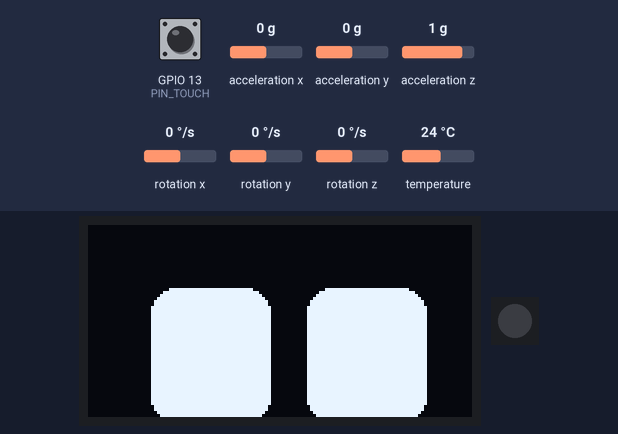
The sketch below on a simulated ESP32. Shown: 128×64 one-colour display, 1 RGB LEDs in strip order, left to right. The inputs (shaded band) are chosen by the test bench; at power-on: acceleration z 1 g, GPIO 13 (PIN_TOUCH) HIGH, acceleration x 0 g, acceleration y 0 g, rotation x 0 °/s, rotation y 0 °/s, rotation z 0 °/s, temperature 24 °C. Random numbers use the default seed unless the sketch sets one.

Above: at 2.7 s.
2.8 s: acceleration z set to -1.4 g
At 4.8 s:
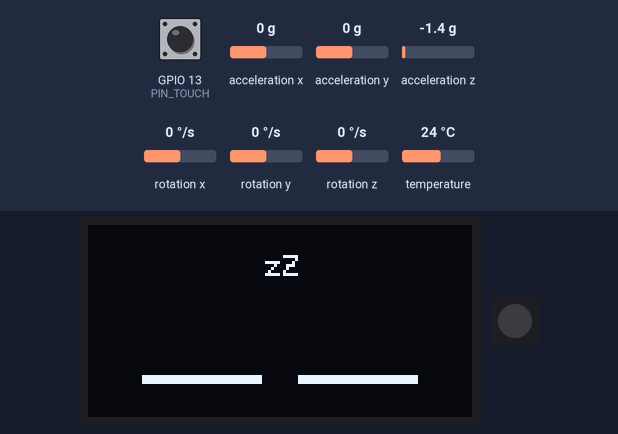
5.8 s: GPIO 13 (PIN_TOUCH) pulled LOW for 3.2 s
At 6.5 s:
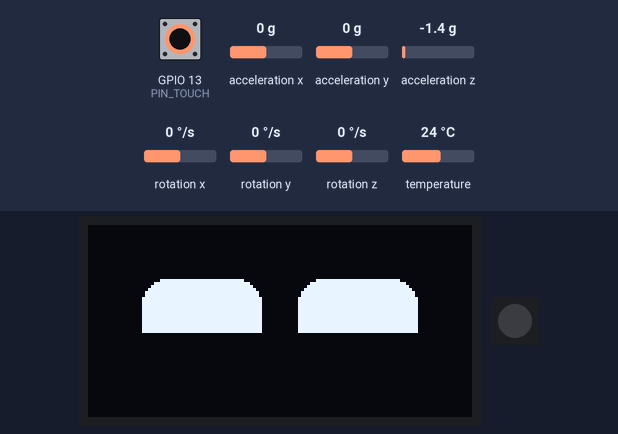
12.0 s: acceleration x set to -1.4 g
At 12.19 s:
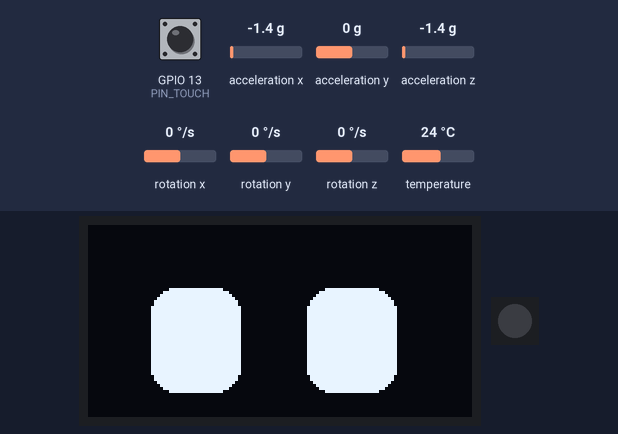
13.5 s: GPIO 13 (PIN_TOUCH) pulled LOW for 1 s
At 15.24 s:
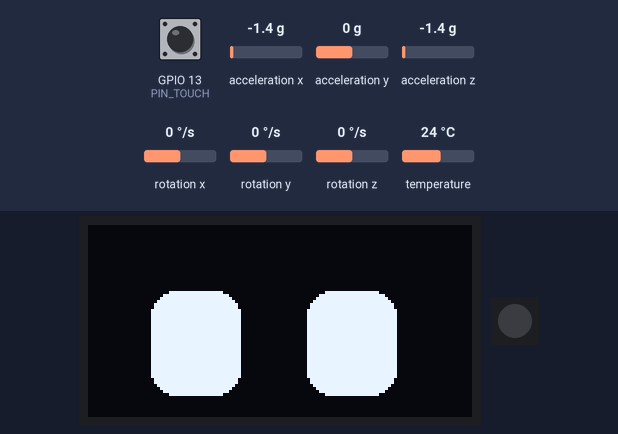
Timing chart, 0 to 16.1 s (numbered marks = the images above; inputs shaded):
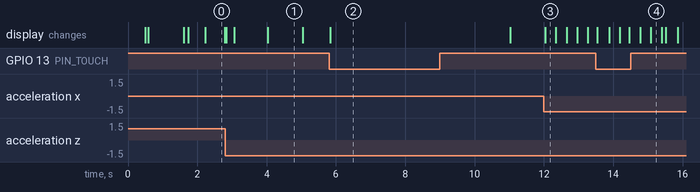

Measured:
- what the display in image 0 shows lasts 0.6 s, from 2.2 s to 2.8 s
- what the display in image 1 shows lasts 1.0 s, from 4.0 s to 5.0 s

The sketch:

Harv_v2.ino
```cpp
#include "MotionSensor.h"
#include "Display.h"
#include "NeoPixelFX.h"
#include "StateMachine.h"

// --- PIN DEFINITIONS ---
#define PIN_LED     16
#define PIN_TOUCH   13

// --- MODULES ---
MotionSensor  ears;
Display       face;
NeoPixelFX    eye(PIN_LED, 1);
StateMachine  brain;

void setup() {
  Serial.begin(115200);

  // POWER STABILIZATION DELAY
  delay(500);

  ears.begin();
  face.begin();
  eye.begin();

  // Touch setup (Using empty ISR)
  touchAttachInterrupt(PIN_TOUCH, []{}, 40);

  face.showBootScreen();
  delay(1000);
}

void loop() {
  // 1. SENSE
  ears.update();

  bool isTouched = (touchRead(PIN_TOUCH) < 30);

  // 2. THINK
  // Removed comfortState argument
  brain.update(ears.getAX(), ears.getAY(), ears.getAZ(), isTouched);
  HarvState state = brain.getState();

  // 3. ACT
  eye.update(state);
  face.update(state);

  delay(16);
}
```

Display.cpp
```cpp
#include "Display.h"

#define SCREEN_WIDTH 128
#define SCREEN_HEIGHT 64
#define OLED_RESET -1

#define EYE_W 40
#define EYE_H 45
#define EYE_GAP 12
#define CORNER_RAD 8

#define LEFT_EYE_CX (SCREEN_WIDTH/2 - EYE_W/2 - EYE_GAP/2)
#define RIGHT_EYE_CX (SCREEN_WIDTH/2 + EYE_W/2 + EYE_GAP/2)
#define EYE_CY 40

Display::Display() : _oled(SCREEN_WIDTH, SCREEN_HEIGHT, &Wire, OLED_RESET) {
  _isBlinking = false;
  _pupilX = 0;
  _pupilY = 0;
  _nextBlinkTime = 0;
}

void Display::begin() {
  if(!_oled.begin(SSD1306_SWITCHCAPVCC, 0x3C)) {
    Serial.println(F("SSD1306 allocation failed"));
  }
  _oled.clearDisplay();
  _oled.display();
}

void Display::showBootScreen() {
  _oled.clearDisplay();
  _oled.setTextSize(2);
  _oled.setTextColor(SSD1306_WHITE);
  int x = SCREEN_WIDTH/2 - 20;
  int y = 40 - 10;
  _oled.fillRoundRect(x, y, 40, 20, 5, SSD1306_WHITE);
  _oled.setTextColor(SSD1306_BLACK);
  _oled.setCursor(x + 5, y + 3);
  _oled.print(F("^_^"));
  _oled.display();
}

void Display::update(HarvState state) {
  _oled.clearDisplay();
  updatePhysics(state);

  switch(state) {
    case STATE_IDLE:    drawNeutralEyes(); break;
    case STATE_MOVING:  drawFocusedEyes(); break;
    case STATE_TILTED:  drawPanicEyes(); break;
    case STATE_TOUCHED: drawHappyEyes(); break;
    case STATE_SLEEPING: drawSleepingEyes(); break;
    case STATE_DIZZY:    drawDizzyEyes(); break;
  }
  _oled.display();
}

void Display::updatePhysics(HarvState state) {
  unsigned long now = millis();

  // Blink Logic
  if (_isBlinking) {
    if (now - _blinkStart > 100) {
      _isBlinking = false;
      _nextBlinkTime = now + random(1000, 5000);
    }
  } else {
    if (now > _nextBlinkTime && state == STATE_IDLE) {
      _isBlinking = true;
      _blinkStart = now;
    }
  }

  // Gaze Logic
  if (state == STATE_IDLE) {
    if (now - _lastGazeMove > _nextGazeInterval) {
      _pupilX = random(-5, 6);
      _pupilY = random(-3, 4);
      _lastGazeMove = now;
      _nextGazeInterval = random(500, 3000);
    }
  } else {
    _pupilX = 0; _pupilY = 0;
  }
}

void Display::drawVectorEye(int x_center, int y_center, int w, int h, float eyelid_top, float eyelid_bottom, int offset_x, int offset_y, bool isLeft) {
  int x = x_center - w/2 + offset_x;
  int y = y_center - h/2 + offset_y;
  _oled.fillRoundRect(x, y, w, h, CORNER_RAD, SSD1306_WHITE);
  if (eyelid_top > 0) {
    int lid_h = (int)(h * eyelid_top);
    _oled.fillRect(x, y - 2, w, lid_h + 2, SSD1306_BLACK);
  }
  if (eyelid_bottom > 0) {
    int lid_h = (int)(h * eyelid_bottom);
    _oled.fillRect(x, y + h - lid_h, w, lid_h + 2, SSD1306_BLACK);
  }
}

void Display::drawNeutralEyes() {
  if (_isBlinking) {
    _oled.fillRect(LEFT_EYE_CX - EYE_W/2, EYE_CY, EYE_W, 2, SSD1306_WHITE);
    _oled.fillRect(RIGHT_EYE_CX - EYE_W/2, EYE_CY, EYE_W, 2, SSD1306_WHITE);
    return;
  }
  drawVectorEye(LEFT_EYE_CX, EYE_CY, EYE_W, EYE_H, 0.0, 0.0, _pupilX, _pupilY, true);
  drawVectorEye(RIGHT_EYE_CX, EYE_CY, EYE_W, EYE_H, 0.0, 0.0, _pupilX, _pupilY, false);
}

void Display::drawFocusedEyes() {
  int w = EYE_W - 4; int h = EYE_H;
  drawVectorEye(LEFT_EYE_CX, EYE_CY, w, h, 0.25, 0.25, 0, 0, true);
  drawVectorEye(RIGHT_EYE_CX, EYE_CY, w, h, 0.25, 0.25, 0, 0, false);
}

void Display::drawHappyEyes() {
  drawVectorEye(LEFT_EYE_CX, EYE_CY, EYE_W, EYE_H, 0.0, 0.6, 0, 0, true);
  drawVectorEye(RIGHT_EYE_CX, EYE_CY, EYE_W, EYE_H, 0.0, 0.6, 0, 0, false);
}

void Display::drawPanicEyes() {
  int jitterX = random(-2, 3); int jitterY = random(-2, 3);
  int w = EYE_W - 10; int h = EYE_H - 10;
  drawVectorEye(LEFT_EYE_CX, EYE_CY, w, h, 0.0, 0.0, jitterX, jitterY, true);
  drawVectorEye(RIGHT_EYE_CX, EYE_CY, w, h, 0.0, 0.0, jitterX, jitterY, false);
}

void Display::drawSleepingEyes() {
  _oled.fillRect(LEFT_EYE_CX - EYE_W/2, EYE_CY + 10, EYE_W, 3, SSD1306_WHITE);
  _oled.fillRect(RIGHT_EYE_CX - EYE_W/2, EYE_CY + 10, EYE_W, 3, SSD1306_WHITE);
  if ((millis() / 1000) % 2 == 0) {
    _oled.setCursor(SCREEN_WIDTH/2 - 5, 10);
    _oled.setTextSize(1);
    _oled.setTextColor(SSD1306_WHITE);
    _oled.print("zZ");
  }
}

void Display::drawDizzyEyes() {
  for(int r=2; r<15; r+=4) {
    _oled.drawCircle(LEFT_EYE_CX, EYE_CY, r, SSD1306_WHITE);
    _oled.drawCircle(RIGHT_EYE_CX, EYE_CY, r, SSD1306_WHITE);
  }
}
```

Display.h
```cpp
#ifndef DISPLAY_H
#define DISPLAY_H

#include <Wire.h>
#include <Adafruit_GFX.h>
#include <Adafruit_SSD1306.h>
#include "StateMachine.h"

class Display {
  public:
    Display();
    void begin();
    void showBootScreen();
    void update(HarvState state);

  private:
    Adafruit_SSD1306 _oled;

    // Animation State
    unsigned long _lastUpdate;
    bool _isBlinking;
    unsigned long _blinkStart;
    unsigned long _nextBlinkTime;
    int _pupilX;
    int _pupilY;
    unsigned long _lastGazeMove;
    unsigned long _nextGazeInterval;

    // Helpers
    void updatePhysics(HarvState state);
    void drawVectorEye(int x_center, int y_center, int w, int h, float eyelid_top, float eyelid_bottom, int offset_x, int offset_y, bool isLeft);

    // Expressions
    void drawNeutralEyes();
    void drawFocusedEyes();
    void drawHappyEyes();
    void drawPanicEyes();
    void drawSleepingEyes();
    void drawDizzyEyes();
};

#endif
```

MotionSensor.cpp
```cpp
#include "MotionSensor.h"

MotionSensor::MotionSensor() {
  _ax = 0; _ay = 0; _az = 0;
}

void MotionSensor::begin() {
  Wire.begin(); // Join I2C bus
  if (!_mpu.begin()) {
    Serial.println("Failed to find MPU6050 chip");
    // In a real product, we might blink an error LED here
  }

  // Set ranges for responsiveness
  _mpu.setAccelerometerRange(MPU6050_RANGE_8_G);
  _mpu.setGyroRange(MPU6050_RANGE_500_DEG);
  _mpu.setFilterBandwidth(MPU6050_BAND_21_HZ);
}

void MotionSensor::update() {
  sensors_event_t a, g, temp;
  _mpu.getEvent(&a, &g, &temp);

  _ax = a.acceleration.x;
  _ay = a.acceleration.y;
  _az = a.acceleration.z;
}

float MotionSensor::getAX() { return _ax; }
float MotionSensor::getAY() { return _ay; }
float MotionSensor::getAZ() { return _az; }
```

MotionSensor.h
```cpp
#ifndef MOTIONSENSOR_H
#define MOTIONSENSOR_H

#include <Adafruit_MPU6050.h>
#include <Adafruit_Sensor.h>
#include <Wire.h>

class MotionSensor {
  public:
    MotionSensor();
    void begin();
    void update();

    float getAX();
    float getAY();
    float getAZ();

  private:
    Adafruit_MPU6050 _mpu;
    float _ax, _ay, _az;
};

#endif
```

NeoPixelFX.cpp
```cpp
#include "NeoPixelFX.h"

NeoPixelFX::NeoPixelFX(int pin, int numPixels)
  : _strip(numPixels, pin, NEO_GRB + NEO_KHZ800) {
  _numPixels = numPixels;
  _breathPhase = 0;
}

void NeoPixelFX::begin() {
  _strip.begin();
  // POWER FIX: Lower brightness to prevent brownouts (15 is safe)
  _strip.setBrightness(15);

  // FORCE INITIAL STATE: Off
  _strip.fill(_strip.Color(0, 0, 0));
  _strip.show();
}

void NeoPixelFX::update(HarvState state) {
  uint32_t targetColor;

  // 1. Calculate Breath (Sine wave)
  float speed = (state == STATE_IDLE) ? 0.05 : 0.2;
  _breathPhase += speed;

  // Scale brightness (5 to 15)
  int brightness = (sin(_breathPhase) + 1.0) * 5.0 + 5.0;

  // 2. Determine Color based on State
  switch (state) {
    case STATE_IDLE:
      targetColor = _strip.Color(0, 0, brightness); // Blue
      break;
    case STATE_MOVING:
      targetColor = _strip.Color(0, brightness, 5); // Teal
      break;
    case STATE_TILTED:
      targetColor = _strip.Color(brightness, 0, 0); // Red
      break;
    case STATE_TOUCHED:
      targetColor = _strip.Color(brightness, 5, 15); // Purple
      break;
    case STATE_DIZZY:
      targetColor = _strip.Color(brightness, brightness, 0); // Yellow/Dizzy
      break;
    default:
      targetColor = _strip.Color(0,0,0);
      break;
  }

  _strip.setPixelColor(0, targetColor);
  _strip.show();
}
```

NeoPixelFX.h
```cpp
#ifndef NEOPIXELFX_H
#define NEOPIXELFX_H

#include <Adafruit_NeoPixel.h>
#include "StateMachine.h"

class NeoPixelFX {
  public:
    NeoPixelFX(int pin, int numPixels);
    void begin();
    void update(HarvState state);

  private:
    Adafruit_NeoPixel _strip;
    int _numPixels;
    float _breathPhase;
};

#endif
```

StateMachine.cpp
```cpp
#include "StateMachine.h"

StateMachine::StateMachine() {
  _currentState = STATE_IDLE;
  _lastStateChange = 0;
}

// FIXED: Signature now matches header (4 arguments)
void StateMachine::update(float ax, float ay, float az, bool isTouched) {
  float force = max(abs(ax), abs(ay));

  // 1. SLEEP CHECK (Orientation)
  // Sleep only if FACE DOWN (Z < -6.0)
  bool isFaceDown = (az < -6.0 && abs(ax) < 5.0 && abs(ay) < 5.0 && force < THRESH_MOVE);

  // 2. SHAKE CHECK (High Priority)
  if (force > THRESH_SHAKE) {
    _currentState = STATE_DIZZY;
    _lastStateChange = millis();
    return;
  }

  // 3. PRIORITY OVERRIDES (Dizzy persistence)
  if (_currentState == STATE_DIZZY) {
    // Stay dizzy for at least 2 seconds
    if (millis() - _lastStateChange < 2000) return;
  }

  // 4. ACTIVE STATES (Touch / Tilt / Move)
  if (isTouched && _currentState != STATE_TILTED) {
    _currentState = STATE_TOUCHED;
    _lastStateChange = millis();
    return;
  }

  if (force > THRESH_TILT) {
    _currentState = STATE_TILTED;
    return;
  }

  if (force > THRESH_MOVE) {
    _currentState = STATE_MOVING;
    _lastStateChange = millis();
    return;
  }

  // 5. PASSIVE STATES (Sleep / Idle)

  // Only sleep if placed FACE DOWN for 2 seconds
  if (isFaceDown) {
     if (millis() - _lastStateChange > 2000) {
        _currentState = STATE_SLEEPING;
     }
  }
  else {
     // If we were sleeping, wake up immediately
     if (_currentState == STATE_SLEEPING) {
        _currentState = STATE_IDLE;
     }

     // Default to IDLE
     _currentState = STATE_IDLE;
  }
}

HarvState StateMachine::getState() {
  return _currentState;
}
```

StateMachine.h
```cpp
#ifndef STATE_MACHINE_H
#define STATE_MACHINE_H

#include <Arduino.h>

enum HarvState {
  STATE_IDLE,    // Sitting upright
  STATE_MOVING,  // Gentle movement
  STATE_TILTED,  // Leaning too far
  STATE_TOUCHED, // Being petted
  STATE_SLEEPING,// Lying on back
  STATE_DIZZY    // Shaken hard
};

class StateMachine {
  public:
    StateMachine();
    // Updated update signature to remove comfortState
    void update(float ax, float ay, float az, bool isTouched);
    HarvState getState();

  private:
    HarvState _currentState;
    unsigned long _lastStateChange;

    // Thresholds
    const float THRESH_MOVE = 1.2;
    const float THRESH_TILT = 5.0;
    const float THRESH_SHAKE = 18.0;
};

#endif
```

TouchSensor.cpp
```cpp
#include "TouchSensor.h"

TouchSensor::TouchSensor(int pin, int threshold) {
  _pin = pin;
  _threshold = threshold;
}

void TouchSensor::begin() {
  // ESP32 touch pins don't need a specific pinMode() call for touchRead,
  // but attaching an interrupt is a common way to 'wake' the pin if used for deep sleep.
  // For standard loop polling, we just ensure it's in a good state.
  // The empty ISR is just a placeholder if we were to use interrupts.
  touchAttachInterrupt(_pin, []{}, _threshold);
}

bool TouchSensor::isTouched() {
  // touchRead returns a lower value when touched.
  // Typical open reading is > 50-70. Touched is often < 20-30.
  return (readRaw() < _threshold);
}

int TouchSensor::readRaw() {
  return touchRead(_pin);
}
```

TouchSensor.h
```cpp
#ifndef TOUCHSENSOR_H
#define TOUCHSENSOR_H

#include <Arduino.h>

class TouchSensor {
  public:
    TouchSensor(int pin, int threshold = 40);
    void begin();
    bool isTouched();
    int readRaw();

  private:
    int _pin;
    int _threshold;
};

#endif
```
